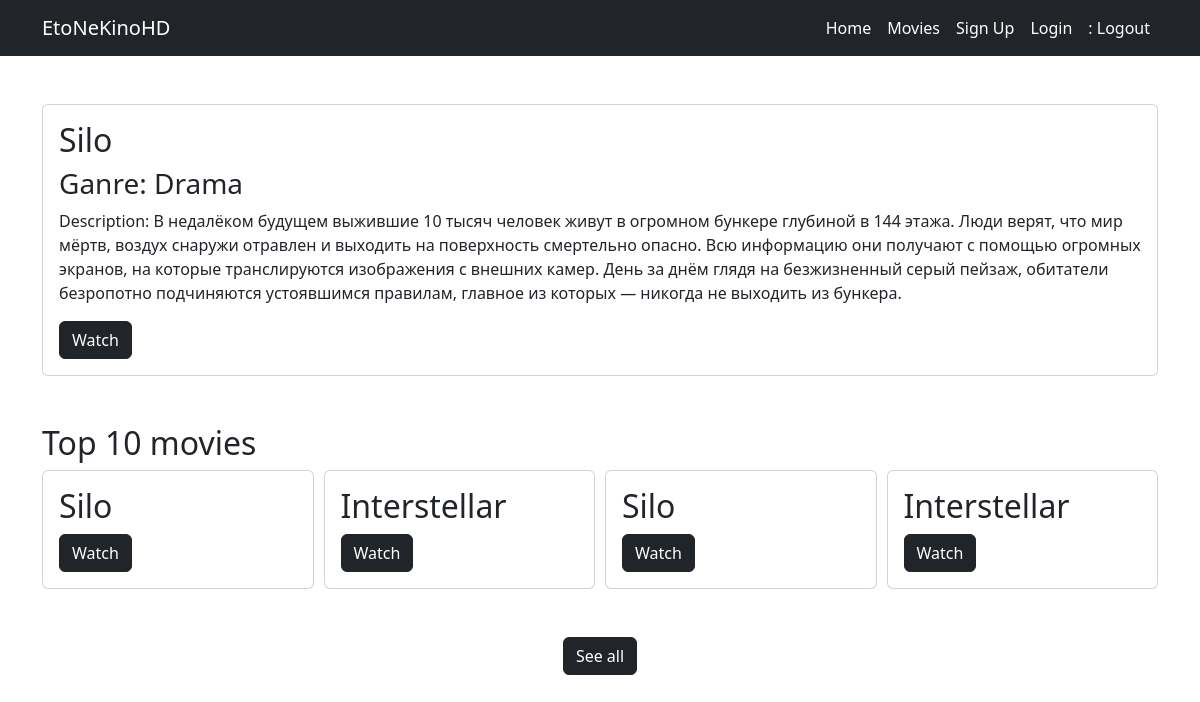
Page /movies/top/ on the committed database.
### kinoApp/models.py (models this page shows, shortened)
class Movie(models.Model):
    movieName = models.CharField("Movie name", max_length=255)
    genre = models.ForeignKey(Genre, on_delete= models.CASCADE, verbose_name="Genre")
    producer = models.CharField("Producer", max_length=255)
    cover = models.CharField("Link to cover", max_length=500)
    poster = models.CharField("Link to poster", max_length=500)
    year = models.IntegerField("Year")
    rating = models.FloatField("Rating")
    movieLink = models.CharField("Youtube movie link", max_length=500)
    description = models.TextField("Description")
    isTopTen = models.BooleanField("Is Top Ten", default=False, blank=True, null=True)
    isRecommended = models.BooleanField("Is Recommended", default=False, blank=True, null=True)

class Genre(models.Model):
    genreName = models.CharField("Genre name", max_length=255)
    slug = models.SlugField(unique=True, blank=True, editable=False)

### kinoApp/views.py (the view)
# urls.py: path('movies/top/', views.topMovies, name='topMovies'),
def topMovies(request):
    movie = Movie.objects.all()[:1]
    movies = Movie.objects.all()[:10]
    return render(request, 'user/top-movies.html', {
        'movie': movie,
        'movies': movies
    })

### kinoApp/templates/user/top-movies.html (shortened to what this page needs)
{% extends '../base.html' %}
{% block content %}
   <div class="recommended mt-5 mb-5">
        <div class="container">
            {% for m in movie %}
            {% if m.isRecommended %}
            <div class="card">
                <div class="card-body">
                    <h2>{{ m.movieName }}</h2>
                    <h3>Ganre: {{ m.genre.genreName }}</h3>
                    <p>Description: {{ m.description }}</p>
                    <a href="{% url 'movieDetail' pk=m.pk %}" class="btn btn-dark">Watch</a>
                </div>
            </div>
            {% else %}
            <h1>Nothing</h1>
            {% endif %}
            {% endfor %}
        </div>
    </div>
    <div class="top-ten">
        <div class="container">
        <h2>Top 10 movies</h2>
        <div class="owl-carousel owl-theme">
            {% for m in movies %}
            {% if m.isTopTen %}
            <div class="item">
                <div class="card">
                    <div class="card-body">
                        <h2>{{ m.movieName }}</h2>
                        <a href="{% url 'movieDetail' pk=m.pk %}" class="btn btn-dark">Watch</a>
                    </div>
                </div>
            </div>
            {%else%}
            <h1>Nothing</h1>
            {% endif %}
            {% endfor %}
        </div>
        <div class="mt-5 mb-5 text-center">
            <a href="#" class="btn btn-dark">See all</a>
        </div>
        </div>
    </div>
{% endblock %}

### rows in the picture
Movie: movieName "Silo", genre.genreName "Drama", description "В недалёком будущем выжившие 10 тысяч человек живут в огромном бункере глубиной в 144 этажа. Люди верят, что мир мёртв, воздух снаружи отравлен и выходить на поверхность смертельно опасно. Всю информацию они получают с помощью огромных экранов, на которые транслируются изображения с внешних камер. День за днём глядя на безжизненный серый пейзаж, обитатели безропотно подчиняются устоявшимся правилам, главное из которых — никогда не выходить из бункера."
Movie: movieName "Interstellar"
